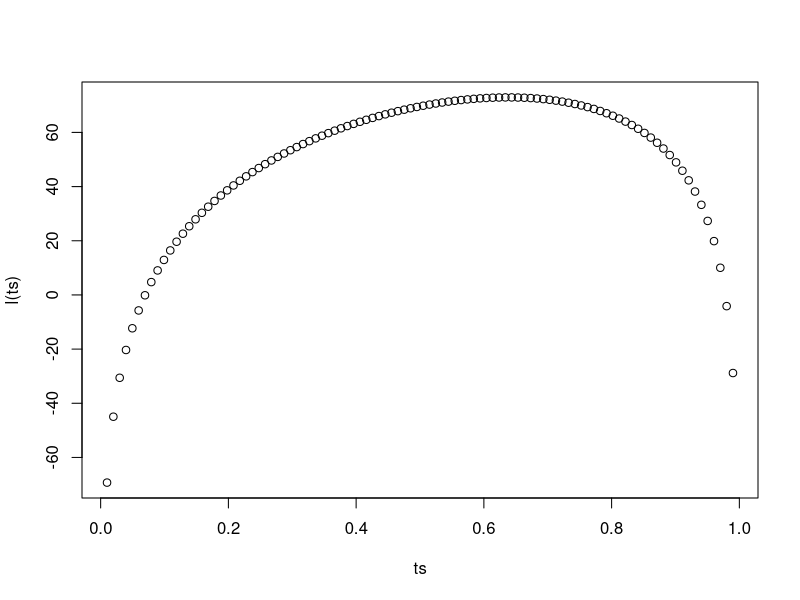

Recreate this plot in R.
# Author: Eric Kalosa-Kenyon
# Date: April 23, 2017
#
# Expectation maximization

x = c(125, 18, 19, 35) # Observations
C = 5
l = function(t){ # Log likelihood
    r = x[1]*log(2+t) + (x[2]+x[3])*log(1-t) + x[4]*log(t) + C
    return(r)
}
ddt = function(f, t, e=0.00000001){
    f1 = f(t-e)
    f2 = f(t)
    f3 = f(t+e)
    d1 = f2-f1
    d2 = f3-f2
    r = (d1+d2)/2
    return(r)
}
dldt = function(t){
    r = ddt(l, t)
    return(r)
}
d2ldt2 = function(t){
    r = ddt(dldt, t)
    return(r)
}

# Newton-Rhapson the 0's of the derivative of the log likelihood
tol = 0.00001
t0 = 0.5
t1 = 0.55

ts = seq(0.01,0.99,length.out=100)
plot(ts, l(ts))

# i = 1
# while(abs(t0-t1)>tol){
#     t0 = t1
#     t1 = t1 - dldt(t1) / d2ldt2(t1)
#     print(t1)
#     i = i + 1
# }

